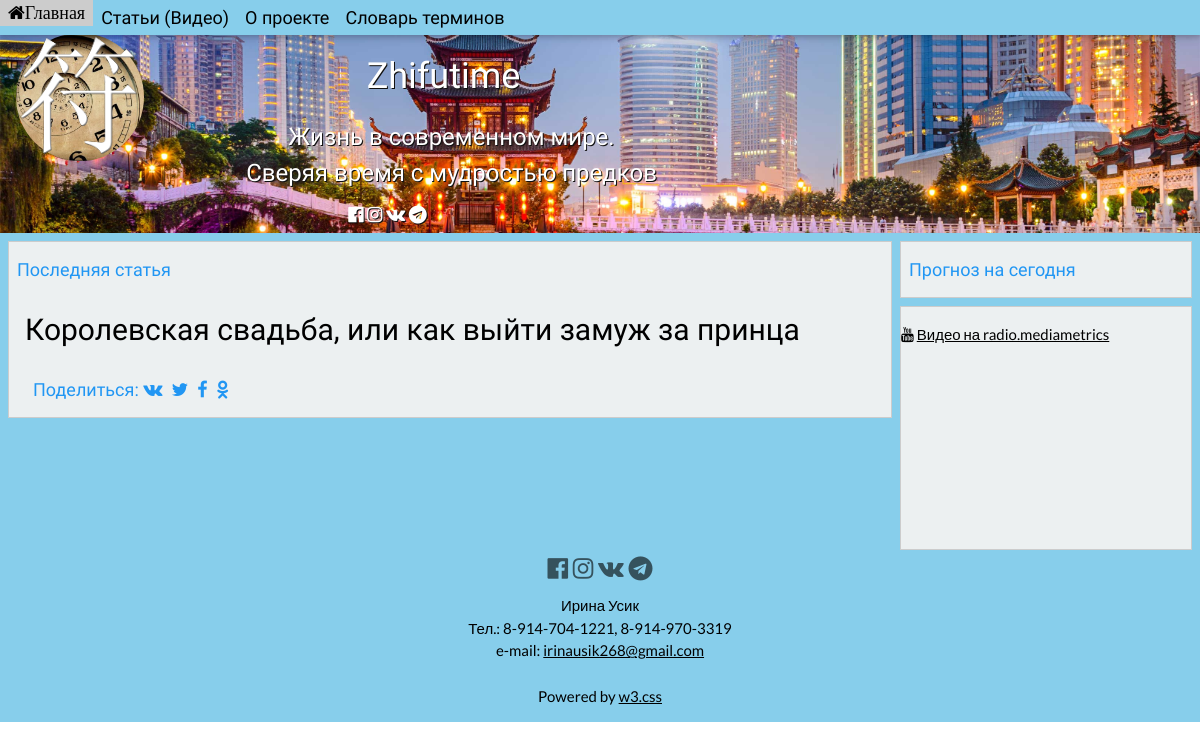
The app's page /, older data.
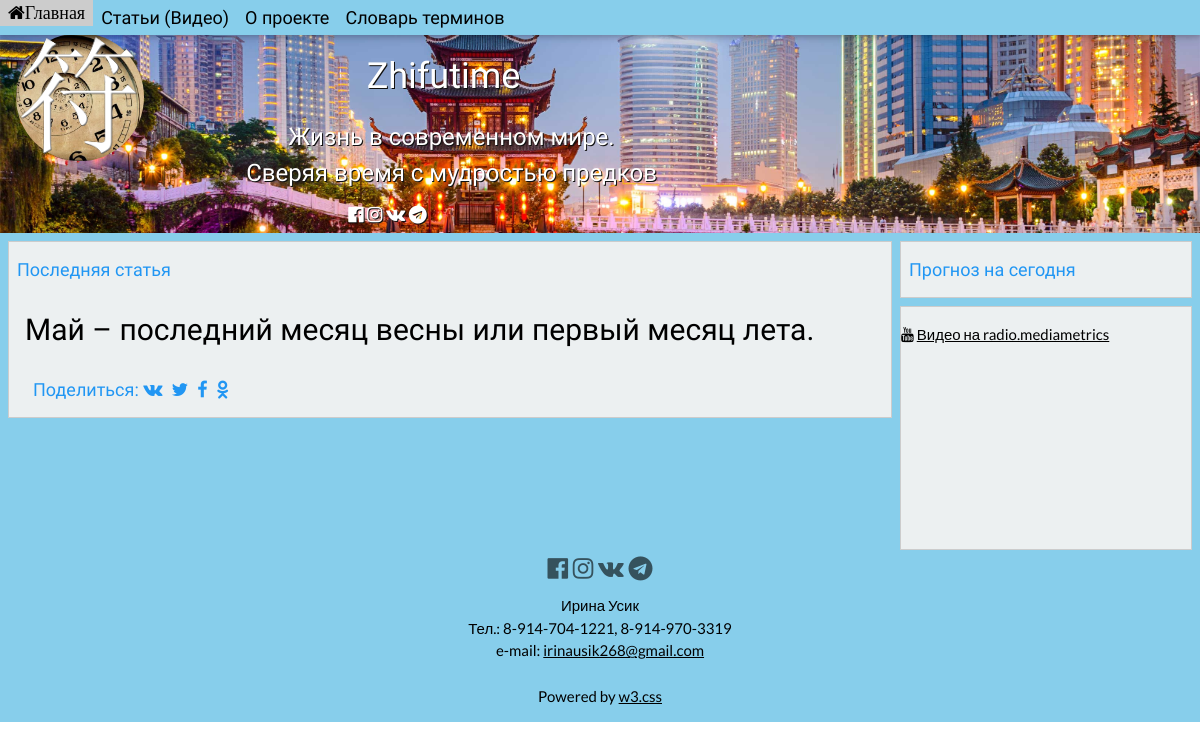
The same page, newer data.
### zhifutime/models.py (models this page shows, shortened)
class Article(models.Model, HitCountMixin):
    title = models.CharField(max_length=200)
    slug = models.SlugField(max_length=250, unique_for_date='publish')
    desc = models.CharField(max_length=350, default='', null=True, blank=True,
                            help_text='Краткое описание статьи')
    text = tinymce_models.HTMLField()
    publish = models.DateTimeField(default=timezone.now)
    hit_count_generic = GenericRelation(
        HitCount, object_id_field='object_pk',
        related_query_name='hit_count_generic_relation')
    class Meta:
        ordering = ('-publish',)
        verbose_name = 'Статья'
        verbose_name_plural = 'Статьи'

### zhifutime/views.py (the view)
# urls.py: url(r'^$', views.mainpageinfo, name='home_page'),
def mainpageinfo(request):
    article = Article.objects.first()
    return render(request, 'main.html', {'article': article})

### zhifutime/templates/main.html (shortened to what this page needs)
{%  extends 'basetry.html' %}
{% block main_content %}
<h3 class="w3-text-blue w3-large w3-padding-small">Последняя статья</h3>
<h2 class="w3-container w3-left">{{article.title}}</h2>
<section class="w3-container">
{% include "sharearticle.html" %}
</section>
 {% endblock %}

Row changes from the older to the newer data that the page shows:
no longer on this page (row edited): Article: title "Королевская свадьба, или как выйти замуж за принца"
added Article: title "Май – последний месяц весны или первый месяц лета."
